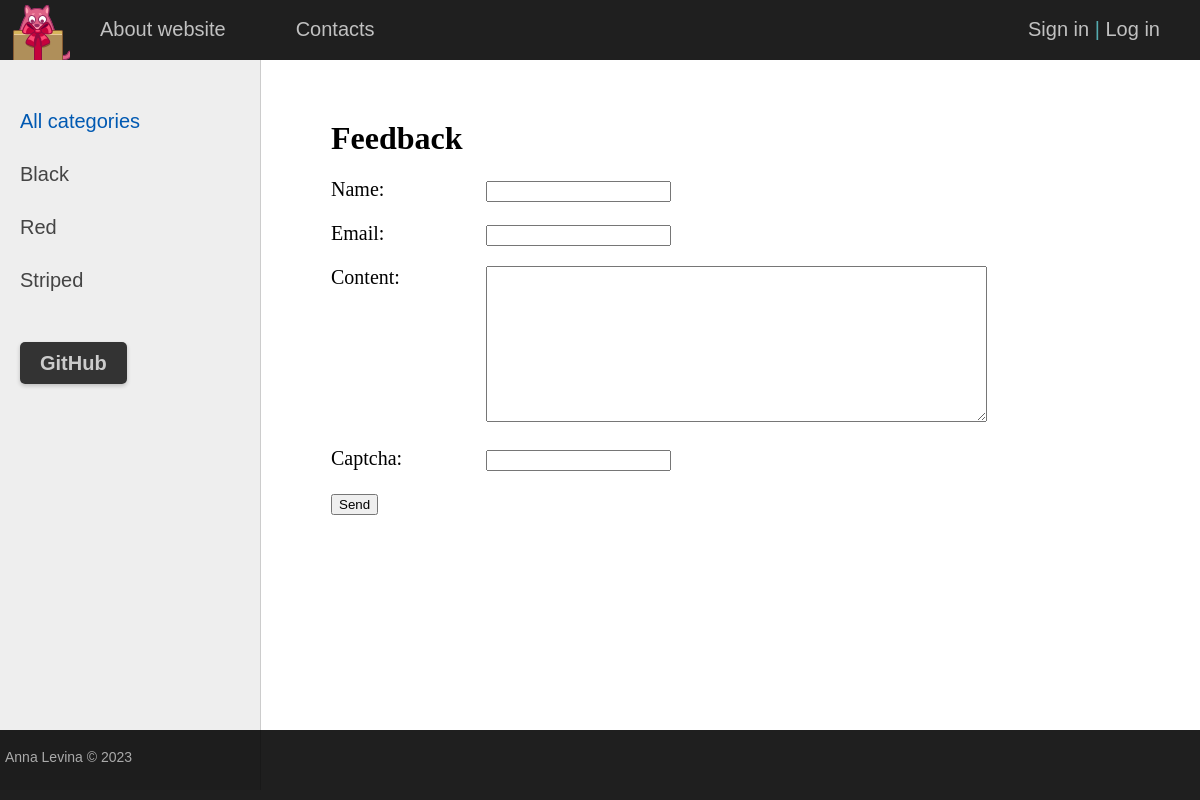
Page /contact/ on the committed database.
### cats/models.py (models this page shows, shortened)
class Category(models.Model):
    name = models.CharField(max_length=100, db_index=True)
    slug = models.SlugField(max_length=255, unique=True, db_index=True, verbose_name="URL")
    def get_absolute_url(self):
        return reverse('category', kwargs={'cat_slug': self.slug})

### cats/views.py (the view, shortened to what this page needs)
# urls.py: path('contact/', ContactFormView.as_view(), name='contact'),
class ContactFormView(DataMixin, FormView):
    form_class = ContactForm
    template_name = 'cats/contact.html'
    success_url = reverse_lazy('home')
    def get_context_data(self, *, object_list=None, **kwargs):
        context = super().get_context_data(**kwargs)
        c_def = self.get_user_context(title="Feedback")
        return dict(list(context.items()) + list(c_def.items()))

### cats/forms.py
class ContactForm(forms.Form):
    name = forms.CharField(label='Name', max_length=255)
    email = forms.EmailField(label='Email')
    content = forms.CharField(widget=forms.Textarea(attrs={'cols': 60, 'rows': 10}))
    captcha = CaptchaField()

### cats/utils.py (called while the page is built)
    def get_user_context(self, **kwargs):
        context = kwargs
        cats = cache.get('cats')
        if not cats:
            cats = Category.objects.annotate(Count('cats'))
            cache.set('cats', cats, 60)
        user_menu = menu.copy()
        if not self.request.user.is_authenticated:
            user_menu.pop(1)
        context['menu'] = user_menu
        context['cats'] = cats
        if 'cat_selected' not in context:
            context['cat_selected'] = 0
        return context

### cats/templates/cats/contact.html (shortened to what this page needs)
{% extends 'cats/base.html' %}
{% block content %}
<h1>{{title}}</h1>
<form method="post">
    {% for f in form %}
    <p>
        <label class="form-label" for="{{ f.id_for_label}}">
            {{ f.label }}:
        </label>
        {{ f }}
    </p>
    {% endfor %}
    <button type="submit">Send</button>
</form>
{% endblock %}

### cats/templates/cats/base.html (shortened to what this page needs)
<!DOCTYPE html>
{% load static %}
<html>
<head>
    <link type="text/css" href="{% static 'cats/css/styles.css' %}" rel="stylesheet" />
</head>
<body>
    <table class="table-page" border=0 cellpadding="0" cellspacing="0">
        <tr>
            <td valign=top>
                {% block mainmenu %}
                <div class="header">
                    <ul id="mainmenu" class="mainmenu">
                        <li class="logo"><a href="{% url 'home' %}"><div class="logo"></div></a></li>
                        {% for m in menu %}
                            <li><a href="{% url m.url_name %}">{{ m.title }}</a></li>
                        {% endfor %}
                        {% if request.user.is_authenticated %}
                            <li class="last">{{ user.username }} | <a href="{% url 'logout' %}">Log out</a></li>
                        {% else %}
                            <li class="last"><a href="{% url 'register' %}">Sign in</a> | <a href="{% url 'login' %}">Log in</a></li>
                        {% endif %}
                    </ul>
                </div>
                {% endblock mainmenu %}
                {% load cats_tags %}
                <table class="table-content" border=0 cellpadding="0" cellspacing="0">
                    <tr>
                        <td valign="top" class="left-chapters">
                            <ul id="leftchapters">
                                    {% if cat_selected == 0 %}
                                        <li class="selected">All categories</li>
                                    {% else %}
                                        <li><a href="{% url 'home' %}">All categories</a></li>
                                    {% endif %}
                                    {% for c in cats %}
                                        {% if c.cats__count > 0 %}
                                            {% if c.pk == cat_selected %}
                                                <li class="selected">{{ c.name }}</li>
                                            {% else %}
                                                <li><a href="{{ c.get_absolute_url }}">{{ c.name }}</a></li>
                                            {% endif %}
                                        {% endif %}
                                    {% endfor %}
                                <li class="share">
                                    <a class="github-button" href="https://github.com/levina-anna" target="_blank">GitHub</a>
                                </li>
                            </ul>
                        </td>
                        <td valign="top" class="content">
                            <div class="content-text">
                                {% block content %}
                                {% endblock %}
                            </div>
                        </td>
                    </tr>
                </table>
            </td>
        </tr>
        <tr>
            <td valign=top>
                <div id="footer">
                    <p>Anna Levina &copy; 2023</p>
                </div>
            </td>
        </tr>
    </table>
</body>
</html>

### cats/static/cats/css/styles.css (style rules this page uses)
html, body { font-family: 'Arial'; margin: 0; padding: 0; height: 100%; width: 100%; color: #444; }
a { color: #0059b2; text-decoration: none; }
.table-page { width: 100%; height: 100vh; vertical-align: top; }
.table-page tr { height: 100%; }
.header { background: #000000e0; height: 60px; }
.logo { background: url('../images/logo.png') no-repeat 10px 5px; width: 70px; height: 60px; }
ul.mainmenu { list-style: none; margin: 0; padding: 0; height: 60px; color: #55abaf; font-size: 20px; overflow: hidden; }
ul.mainmenu li { float: left; margin: 18px 40px 0 30px; }
ul.mainmenu li.logo { margin: 0; }
ul.mainmenu li.last { float: right; }
ul.mainmenu li a { color: #c1c1c1; text-decoration: none; }
.table-content { width: 100%; min-height: 100%; }
.left-chapters { margin: 0; background: #eee; border-right: 1px solid #ccc; min-height: 100%; }
.left-chapters ul { width: 230px; min-height: 100%; margin: 0; padding: 20px 10px 10px 20px; list-style: none; font-size: 20px; }
.left-chapters ul li { margin: 30px 0 0 0; color: #999; }
.left-chapters ul li.selected { color: #0059b2; }
.left-chapters ul li a { color: #444; text-decoration: none; }
.left-chapters ul li.share { margin: 60px 0 0 0; }
.left-chapters ul li.share a { background-color: #333; color: #ccc; font-weight: bold; text-decoration: none; padding: 10px 20px; border-radius: 5px; transition: background-color 0.3s ease; box-shadow: 0 2px 4px rgba(0, 0, 0, 0.2); }
.content { padding: 0 20px 20px 40px; width: 100%; box-sizing: border-box; }
.content-text { margin: 60px 0 0 30px; color: #000; font-size: 20px; font-family: Yandex Sans Display Light; }
.content-text h1 { font-size: 32px; }
#footer { box-sizing: border-box; background: #000000e0; padding: 5px; color: #aaa; font-size: 14px; font-family: Verdana, Geneva, Arial, Helvetica; text-align: left; overflow: hidden; height: 70px; }
.form-label { display: inline-block; min-width: 150px; vertical-align: top; }

### rows in the picture
Category: name "Black"
Category: name "Red"
Category: name "Striped"

### other values in the picture
{{ m.title }} "About website" "Contacts"
{{ title }} "Feedback"
{{ f.label }} "Name" "Email" "Content" "Captcha"
